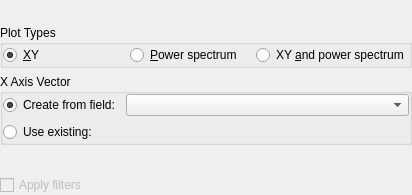
<ui version="4.0" >
 <class>DataWizardPageDataPresentation</class>
 <widget class="QWizardPage" name="DataWizardPageDataPresentation" >
  <property name="geometry" >
   <rect>
    <x>0</x>
    <y>0</y>
    <width>412</width>
    <height>195</height>
   </rect>
  </property>
  <layout class="QGridLayout" >
   <property name="leftMargin" >
    <number>0</number>
   </property>
   <property name="topMargin" >
    <number>0</number>
   </property>
   <property name="rightMargin" >
    <number>0</number>
   </property>
   <property name="bottomMargin" >
    <number>0</number>
   </property>
   <item row="0" column="1" >
    <layout class="QVBoxLayout" >
     <property name="leftMargin" >
      <number>0</number>
     </property>
     <property name="topMargin" >
      <number>0</number>
     </property>
     <property name="rightMargin" >
      <number>0</number>
     </property>
     <property name="bottomMargin" >
      <number>0</number>
     </property>
     <item>
      <widget class="Kst::DataRange" native="1" name="_DataRange" />
     </item>
     <item>
      <widget class="QGroupBox" name="buttonGroup5" >
       <property name="sizePolicy" >
        <sizepolicy vsizetype="Fixed" hsizetype="Preferred" >
         <horstretch>0</horstretch>
         <verstretch>0</verstretch>
        </sizepolicy>
       </property>
       <property name="title" >
        <string>Plot Types</string>
       </property>
       <layout class="QGridLayout" >
        <property name="leftMargin" >
         <number>0</number>
        </property>
        <property name="topMargin" >
         <number>0</number>
        </property>
        <property name="rightMargin" >
         <number>0</number>
        </property>
        <property name="bottomMargin" >
         <number>0</number>
        </property>
        <item row="0" column="2" >
         <widget class="QRadioButton" name="_radioButtonPlotDataPSD" >
          <property name="whatsThis" >
           <string>Produce both XY plots and Power Spectra of the data selected to the left.</string>
          </property>
          <property name="text" >
           <string>XY &amp;and power spectrum</string>
          </property>
         </widget>
        </item>
        <item row="0" column="0" >
         <widget class="QRadioButton" name="_radioButtonPlotData" >
          <property name="whatsThis" >
           <string>Make XY plots only.  The Y (independent) variables are selected to the left.  The X (dependent) variable is selected below.</string>
          </property>
          <property name="text" >
           <string>&amp;XY</string>
          </property>
          <property name="checked" >
           <bool>true</bool>
          </property>
         </widget>
        </item>
        <item row="0" column="1" >
         <widget class="QRadioButton" name="_radioButtonPlotPSD" >
          <property name="whatsThis" >
           <string>Only produce power spectrum plots.  The PSDs of the data selected to the left are generated using the parameters below.</string>
          </property>
          <property name="text" >
           <string>&amp;Power spectrum</string>
          </property>
         </widget>
        </item>
       </layout>
      </widget>
     </item>
     <item>
      <widget class="QGroupBox" name="_xAxisGroup" >
       <property name="title" >
        <string>X Axis Vector</string>
       </property>
       <layout class="QGridLayout" >
        <property name="leftMargin" >
         <number>0</number>
        </property>
        <property name="topMargin" >
         <number>0</number>
        </property>
        <property name="rightMargin" >
         <number>0</number>
        </property>
        <property name="bottomMargin" >
         <number>0</number>
        </property>
        <item row="0" column="0" >
         <widget class="QRadioButton" name="_xAxisCreateFromField" >
          <property name="sizePolicy" >
           <sizepolicy vsizetype="Fixed" hsizetype="Fixed" >
            <horstretch>0</horstretch>
            <verstretch>0</verstretch>
           </sizepolicy>
          </property>
          <property name="text" >
           <string>Create from field:</string>
          </property>
          <property name="checked" >
           <bool>true</bool>
          </property>
         </widget>
        </item>
        <item row="1" column="0" >
         <widget class="QRadioButton" name="_xAxisUseExisting" >
          <property name="sizePolicy" >
           <sizepolicy vsizetype="Fixed" hsizetype="Fixed" >
            <horstretch>0</horstretch>
            <verstretch>0</verstretch>
           </sizepolicy>
          </property>
          <property name="text" >
           <string>Use existing:</string>
          </property>
         </widget>
        </item>
        <item row="0" column="1" >
         <widget class="Kst::ComboBox" name="_xVector" >
          <property name="sizePolicy" >
           <sizepolicy vsizetype="Fixed" hsizetype="Minimum" >
            <horstretch>1</horstretch>
            <verstretch>0</verstretch>
           </sizepolicy>
          </property>
          <property name="whatsThis" >
           <string>The field to be used as the X axis in XY curves.</string>
          </property>
         </widget>
        </item>
        <item row="1" column="1" >
         <widget class="Kst::VectorSelector" native="1" name="_xVectorExisting" />
        </item>
       </layout>
      </widget>
     </item>
     <item>
      <widget class="Kst::FFTOptions" native="1" name="_FFTOptions" >
       <property name="enabled" >
        <bool>false</bool>
       </property>
      </widget>
     </item>
     <item>
      <widget class="QCheckBox" name="_applyFilters" >
       <property name="enabled" >
        <bool>false</bool>
       </property>
       <property name="text" >
        <string>Apply filters</string>
       </property>
      </widget>
     </item>
    </layout>
   </item>
  </layout>
 </widget>
 <layoutdefault spacing="6" margin="11" />
 <pixmapfunction>qPixmapFromMimeSource</pixmapfunction>
 <customwidgets>
  <customwidget>
   <class>QWizardPage</class>
   <extends>QWidget</extends>
   <header>qwizardpage.h</header>
  </customwidget>
  <customwidget>
   <class>Kst::DataRange</class>
   <extends>QWidget</extends>
   <header>datarange.h</header>
  </customwidget>
  <customwidget>
   <class>Kst::VectorSelector</class>
   <extends>QWidget</extends>
   <header>vectorselector.h</header>
  </customwidget>
  <customwidget>
   <class>Kst::FFTOptions</class>
   <extends>QWidget</extends>
   <header>fftoptions.h</header>
  </customwidget>
  <customwidget>
   <class>Kst::ComboBox</class>
   <extends>QComboBox</extends>
   <header>combobox.h</header>
  </customwidget>
 </customwidgets>
 <resources/>
 <connections/>
</ui>
